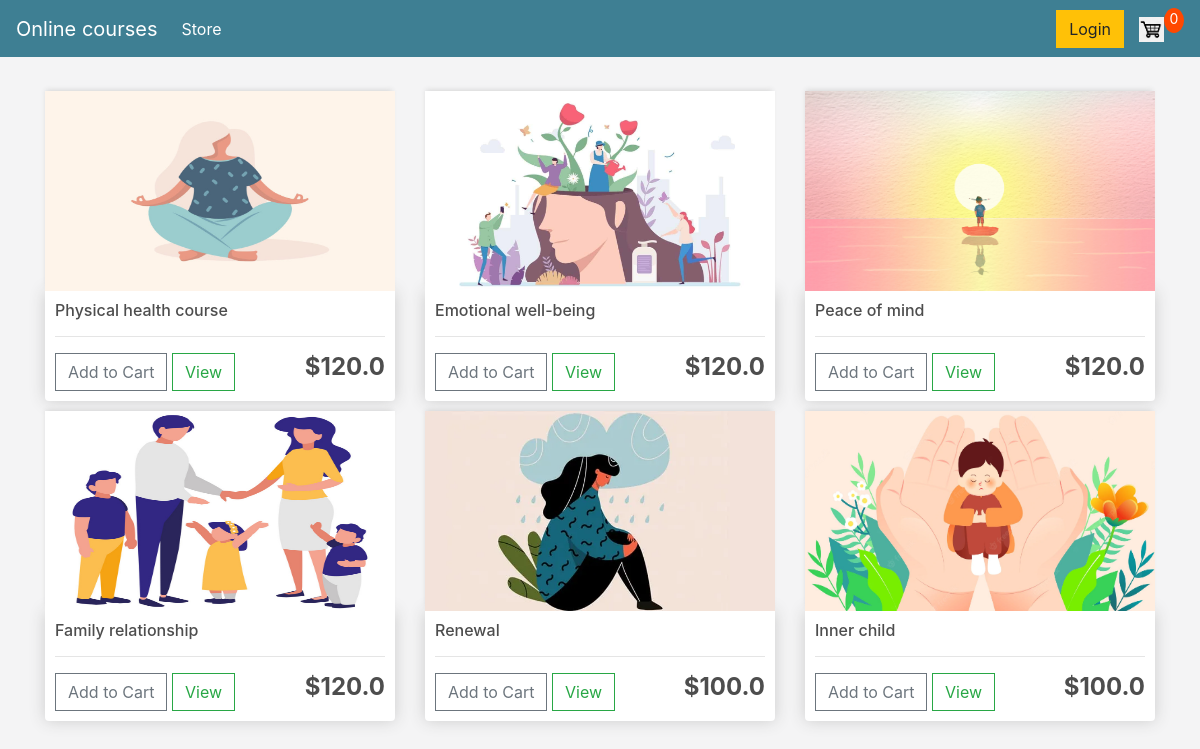
The page / on the database its author committed.
### store/models.py (models this page shows, shortened)
class Product(models.Model):
    name = models.CharField(max_length=200)
    price = models.FloatField()
    digital = models.BooleanField(
        default=False, null=True, blank=True)  # doesn't require shipment
    image = models.ImageField(null=True, blank=True)

### store/views.py (the view)
# urls.py: path('', include('store.urls')),
def store(request):
    if request.user.is_authenticated:
        customer = request.user.customer
        order, created = Order.objects.get_or_create(
            customer=customer, complete=False)
        items = order.orderitem_set.all()
        cartItems = order.get_cart_items
    else:
        items = []
        order = {'get_cart_total': 0, 'get_cart_items': 0}
        cartItems = order['get_cart_items']
    products = Product.objects.all()
    context = {'products': products, 'cartItems': cartItems}
    return render(request, 'store/Store.html', context)

### store/templates/store/Store.html
{% extends 'store/main.html'%}
{% load static %}
{% block content %}
<div class="row">
    {%for product in products%}
    <div class="col-lg-4">
        <img class="thumbnail" src="{{product.image.url}}">
        <div class="box-element product">
            <h6>{{product.name}}</h6>
            <hr>
            <button data-product="{{product.id}}" data-action="add" class="btn btn-outline-secondary add-btn update-cart">Add to Cart</button>
            <a class="btn btn-outline-success" href="#">View</a>
            <h4 style="display: inline-block; float: right"><strong>${{product.price}}</strong></h4>
        </div>
    </div>
    {%endfor%}
</div>
{% endblock content %}

### static/css/main.css (style rules this page uses)
body { background-color: hsl(240, 5%, 96%); }
h1,h2,h3,h4,h5,h6 { color:hsl(0, 0%, 30%); }
.box-element { box-shadow:hsl(0, 0%, 80%) 0 0 16px; background-color: #fff; border-radius: 4px; padding: 10px; }
.thumbnail { width: 100%; height: 200px; -webkit-box-shadow: -1px -3px 5px -2px rgba(214,214,214,1); -moz-box-shadow: -1px -3px 5px -2px rgba(214,214,214,1); box-shadow: -1px -3px 5px -2px rgba(214,214,214,1); }
.product { border-radius: 0 0 4px 4px; }
.col-lg-4, .col-lg-6, .col-lg-8, .col-lg-12 { margin-top: 10px; }
.btn { border-radius: 0; }

### rows shown on the page
Product: image (picture), name "Physical health course", price "120.0"
Product: image (picture), name "Emotional well-being", price "120.0"
Product: image (picture), name "Peace of mind", price "120.0"
Product: image (picture), name "Family relationship", price "120.0"
Product: image (picture), name "Renewal", price "100.0"
Product: image (picture), name "Inner child", price "100.0"

### other values the page prints
{{ cartItems }} "0"
